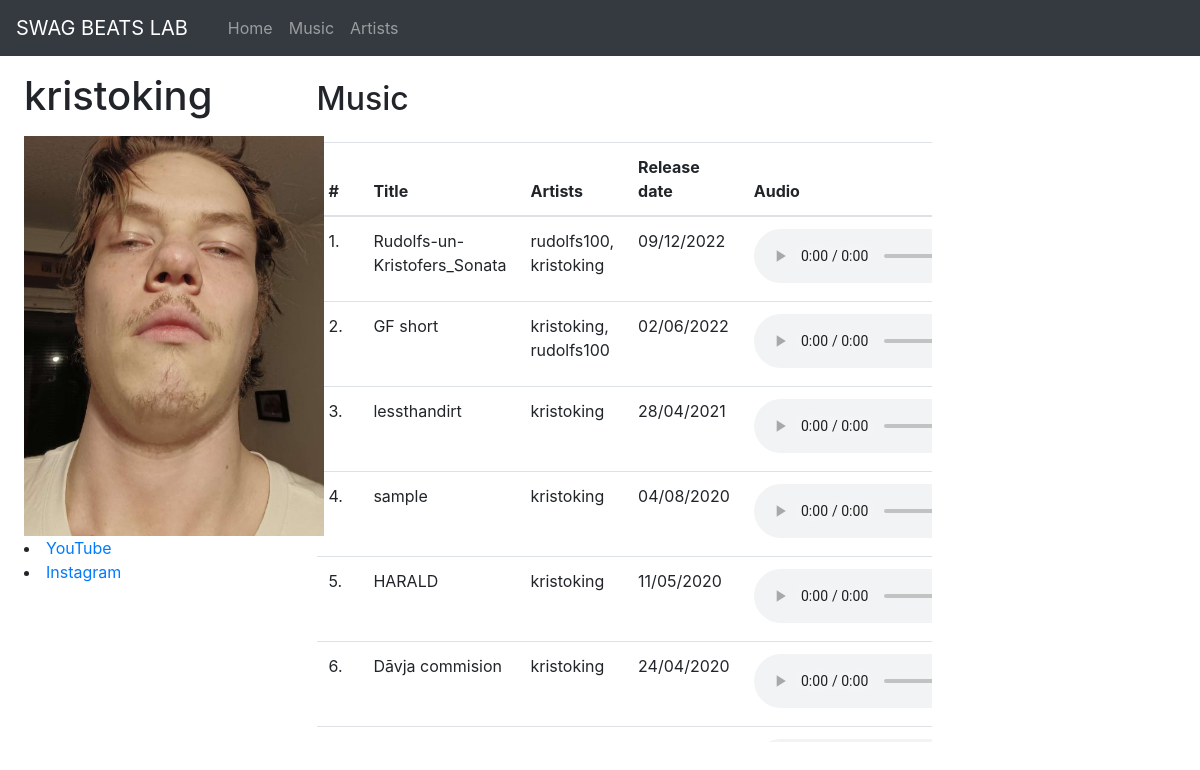
The app's page /artists/kristoking with its own data.
### tables this page shows
CREATE TABLE "songs" (
	"song_id"	INTEGER,
	"title"	TEXT,
	"artist"	TEXT,
	"release_date"	TEXT,
	"file_name"	TEXT,
	"link"	TEXT,
	PRIMARY KEY("song_id" AUTOINCREMENT)
);

### app.py (the view)
@app.route('/artists/<artist>')
def artist(artist):
    conn = dbconnect.connect()
    c = conn.cursor()
    artist_sqliterow = c.execute('SELECT * FROM artists WHERE name=?', (artist,)).fetchone()
    artist_songs_sqliterow = c.execute(f'SELECT * FROM songs WHERE artist LIKE "%{artist}%"').fetchall()
    dbconnect.close(conn)
    artist_details = dict(artist_sqliterow)
    artist_songs = []
    for one in artist_songs_sqliterow:
        artist_songs.append(dict(one))
    artist_songs.sort(key=lambda x: datetime.datetime.strptime(x['release_date'], '%d/%m/%Y'), reverse=True)
    return render_template('artistprofile.html', artist=artist, artist_details=artist_details, songs=artist_songs)

### dbconnect.py (called while the page is built)
def connect():
    conn = sqlite3.connect('database.db')
    conn.row_factory = sqlite3.Row
    return conn

def close(conn):
    conn.commit()
    conn.close()

### templates/artistprofile.html (shortened to what this page needs)
{% extends "base.html" %}
{% block head %}<link href="{{ url_for('static', filename='css/artistprofile.css') }}" rel="stylesheet">
{% endblock %}
{% block content %}
<nav class="navbar navbar-expand-lg navbar-dark bg-dark">
    <a class="navbar-brand" href="/">SWAG BEATS LAB</a>
    <div class="collapse navbar-collapse" id="navbarNav">
        <ul class="navbar-nav ml-3">
            <li class="nav-item">
                <a class="nav-link" href="/">Home</a>
            </li>
            <li class="nav-item">
                <a class="nav-link" href="/music">Music</a>
            </li>
            <li class="nav-item">
                <a class="nav-link" href="/artists">Artists</a>
            </li>
        </ul>
    </div>
</nav>
<div class="row row-cols-2">
    <div class="col-3 mt-3 ml-4" id="artist-details">
        <h1>{{ artist }}</h1>
        <img src="{{ url_for('static', filename='images/' + artist + '.jpg') }}" alt="artist image">
        <div>
            <li><a href="https://www.youtube.com/{{ artist_details.youtube }}">YouTube</a></li>
            <li><a href="https://www.instagram.com/{{ artist_details.instagram }}/">Instagram</a></li>
        </div>
    </div>
    <div class="mt-4">
        <h2 class="mb-4">Music</h2>
        <div id="music-details">
            <table class="table">
                <thead id="thead">
                    <tr>
                        <th>#</th>
                        <th>Title</th>
                        <th>Artists</th>
                        <th>Release date</th>
                        <th>Audio</th>
                    </tr>
                </thead>
                <tbody>
                    {% for song in songs %}
                    {% set x = loop.index %}
                    <tr>
                        <td>{{ x }}.</td>
                        <td>{{ song.title }}</td>
                        <td>{{ song.artist }}</td>
                        <td>{{ song.release_date }}</td>
                        <td><audio controls>
                                <source src="{{ url_for('static', filename='audio/' + song.file_name) }}" type="audio/mpeg">
                            </audio></td>
                    </tr>
                    {% endfor %}
                </tbody>
            </table>
        </div>
    </div>
</div>
{% endblock %}

### templates/base.html (shortened to what this page needs)
<!DOCTYPE html>
<html>
<head>
    {% block head %}{% endblock %}
    <link rel="stylesheet" href="https://maxcdn.bootstrapcdn.com/bootstrap/4.0.0/css/bootstrap.min.css">
    <link rel="stylesheet" href="https://stackpath.bootstrapcdn.com/bootstrap/4.5.2/css/bootstrap.min.css"
>
</head>
<body>
    {% block content %}{% endblock %}
</body>
</html>

### templates/artistprofile.html (style rules this page uses)
img { width: 300px; height: 400px; }
#music-details { height: 600px; overflow-y: scroll; }

### templates/base.html (style rules this page uses)
html { font-family: sans-serif; }

### records on screen
songs: x "1", title "Rudolfs-un-Kristofers_Sonata", artist "rudolfs100, kristoking", release_date "09/12/2022"
songs: x "2", title "GF short", artist "kristoking, rudolfs100", release_date "02/06/2022"
songs: x "3", title "lessthandirt", artist "kristoking", release_date "28/04/2021"
songs: x "4", title "sample", artist "kristoking", release_date "04/08/2020"
songs: x "5", title "HARALD", artist "kristoking", release_date "11/05/2020"
songs: x "6", title "Dāvja commision", artist "kristoking", release_date "24/04/2020"

### other values on screen
{{ artist }} "kristoking"
